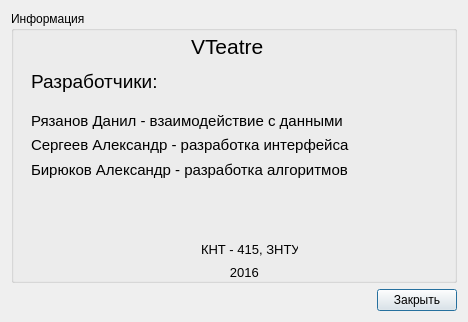
<?xml version="1.0" encoding="UTF-8"?>
<ui version="4.0">
 <class>About</class>
 <widget class="QDialog" name="About">
  <property name="geometry">
   <rect>
    <x>0</x>
    <y>0</y>
    <width>468</width>
    <height>322</height>
   </rect>
  </property>
  <property name="windowTitle">
   <string>О продукте</string>
  </property>
  <layout class="QGridLayout" name="gridLayout">
   <item row="0" column="0">
    <layout class="QVBoxLayout" name="verticalLayout">
     <item>
      <widget class="QGroupBox" name="groupBox">
       <property name="sizePolicy">
        <sizepolicy hsizetype="Expanding" vsizetype="Expanding">
         <horstretch>0</horstretch>
         <verstretch>0</verstretch>
        </sizepolicy>
       </property>
       <property name="title">
        <string>Информация</string>
       </property>
       <widget class="QLabel" name="label">
        <property name="geometry">
         <rect>
          <x>180</x>
          <y>20</y>
          <width>81</width>
          <height>31</height>
         </rect>
        </property>
        <property name="font">
         <font>
          <pointsize>16</pointsize>
         </font>
        </property>
        <property name="text">
         <string>VTeatre</string>
        </property>
       </widget>
       <widget class="QLabel" name="label_2">
        <property name="geometry">
         <rect>
          <x>20</x>
          <y>60</y>
          <width>151</width>
          <height>21</height>
         </rect>
        </property>
        <property name="font">
         <font>
          <pointsize>14</pointsize>
         </font>
        </property>
        <property name="text">
         <string>Разработчики:</string>
        </property>
       </widget>
       <widget class="QWidget" name="">
        <property name="geometry">
         <rect>
          <x>20</x>
          <y>100</y>
          <width>320</width>
          <height>68</height>
         </rect>
        </property>
        <layout class="QGridLayout" name="gridLayout_2">
         <item row="0" column="0">
          <widget class="QLabel" name="label_3">
           <property name="font">
            <font>
             <pointsize>11</pointsize>
            </font>
           </property>
           <property name="text">
            <string>Рязанов Данил - взаимодействие с данными</string>
           </property>
          </widget>
         </item>
         <item row="1" column="0">
          <widget class="QLabel" name="label_4">
           <property name="font">
            <font>
             <pointsize>11</pointsize>
            </font>
           </property>
           <property name="text">
            <string>Сергеев Александр - разработка интерфейса</string>
           </property>
          </widget>
         </item>
         <item row="2" column="0">
          <widget class="QLabel" name="label_5">
           <property name="font">
            <font>
             <pointsize>11</pointsize>
            </font>
           </property>
           <property name="text">
            <string>Бирюков Александр - разработка алгоритмов </string>
           </property>
          </widget>
         </item>
        </layout>
       </widget>
       <widget class="QWidget" name="">
        <property name="geometry">
         <rect>
          <x>190</x>
          <y>230</y>
          <width>97</width>
          <height>40</height>
         </rect>
        </property>
        <layout class="QVBoxLayout" name="verticalLayout_2">
         <item>
          <widget class="QLabel" name="label_6">
           <property name="font">
            <font>
             <pointsize>10</pointsize>
            </font>
           </property>
           <property name="text">
            <string>КНТ - 415, ЗНТУ</string>
           </property>
          </widget>
         </item>
         <item>
          <widget class="QLabel" name="label_7">
           <property name="font">
            <font>
             <pointsize>10</pointsize>
            </font>
           </property>
           <property name="text">
            <string>        2016</string>
           </property>
          </widget>
         </item>
        </layout>
       </widget>
      </widget>
     </item>
     <item>
      <layout class="QHBoxLayout" name="horizontalLayout">
       <item>
        <spacer name="horizontalSpacer">
         <property name="orientation">
          <enum>Qt::Horizontal</enum>
         </property>
         <property name="sizeHint" stdset="0">
          <size>
           <width>40</width>
           <height>20</height>
          </size>
         </property>
        </spacer>
       </item>
       <item>
        <widget class="QPushButton" name="pushButton">
         <property name="sizePolicy">
          <sizepolicy hsizetype="Fixed" vsizetype="Fixed">
           <horstretch>0</horstretch>
           <verstretch>0</verstretch>
          </sizepolicy>
         </property>
         <property name="minimumSize">
          <size>
           <width>0</width>
           <height>0</height>
          </size>
         </property>
         <property name="text">
          <string>Закрыть</string>
         </property>
        </widget>
       </item>
      </layout>
     </item>
    </layout>
   </item>
  </layout>
 </widget>
 <resources/>
 <connections/>
</ui>
